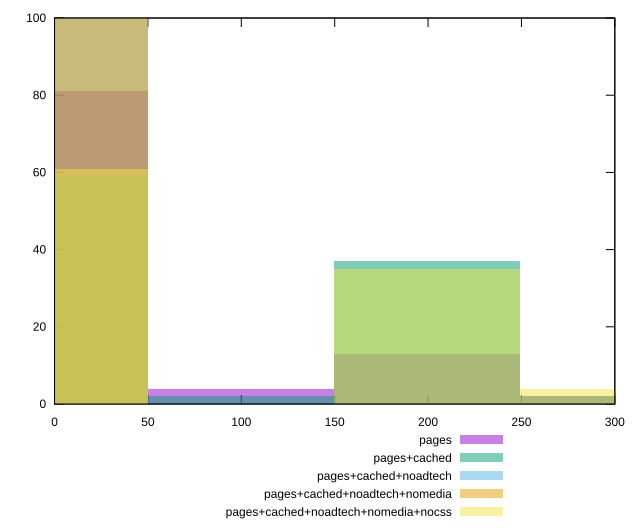

Reproduce this figure in gnuplot.
reset

$pages <<EOF
0 81
199.18853147235305 13
298.7827972085296 2
99.59426573617652 4
EOF

$pagesCached <<EOF
99.59426573617652 2
0 59
199.18853147235305 37
298.7827972085296 2
EOF

$pagesCachedNoadtech <<EOF
0 100
EOF

$pagesCachedNoadtechNomedia <<EOF
0 100
EOF

$pagesCachedNoadtechNomediaNocss <<EOF
199.18853147235305 35
0 61
298.7827972085296 4
EOF

set key outside below
set boxwidth 99.59426573617652
set xrange [0:300]
set yrange [0:100]
set trange [0:100]
set style fill transparent solid 0.5 noborder
set terminal svg size 640, 530 enhanced background rgb 'white'
set output "report_00009_2021-02-08T22-37-41.559Z/unminified-javascript/comparison/histogram/all_raw.svg"

plot $pages title "pages" with boxes, \
     $pagesCached title "pages+cached" with boxes, \
     $pagesCachedNoadtech title "pages+cached+noadtech" with boxes, \
     $pagesCachedNoadtechNomedia title "pages+cached+noadtech+nomedia" with boxes, \
     $pagesCachedNoadtechNomediaNocss title "pages+cached+noadtech+nomedia+nocss" with boxes

reset
